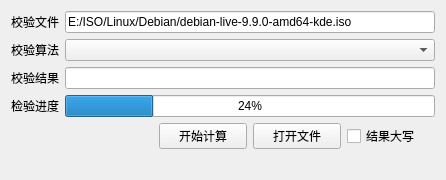
<?xml version="1.0" encoding="UTF-8"?>
<ui version="4.0">
 <class>QtCryptographicHashController</class>
 <widget class="QWidget" name="QtCryptographicHashController">
  <property name="geometry">
   <rect>
    <x>0</x>
    <y>0</y>
    <width>446</width>
    <height>165</height>
   </rect>
  </property>
  <property name="windowTitle">
   <string>Form</string>
  </property>
  <layout class="QGridLayout" name="gridLayout">
   <item row="4" column="0" colspan="2">
    <widget class="QLabel" name="remainTimeLabel">
     <property name="text">
      <string/>
     </property>
    </widget>
   </item>
   <item row="5" column="0" colspan="5">
    <widget class="QLabel" name="messageLabel">
     <property name="text">
      <string/>
     </property>
     <property name="alignment">
      <set>Qt::AlignCenter</set>
     </property>
    </widget>
   </item>
   <item row="4" column="4">
    <widget class="QCheckBox" name="upperCheckBox">
     <property name="text">
      <string>结果大写</string>
     </property>
    </widget>
   </item>
   <item row="3" column="1" colspan="4">
    <widget class="QProgressBar" name="calculatorProgressBar">
     <property name="layoutDirection">
      <enum>Qt::LeftToRight</enum>
     </property>
     <property name="autoFillBackground">
      <bool>false</bool>
     </property>
     <property name="value">
      <number>24</number>
     </property>
     <property name="textDirection">
      <enum>QProgressBar::TopToBottom</enum>
     </property>
    </widget>
   </item>
   <item row="2" column="1" colspan="4">
    <widget class="QLineEdit" name="resultLineEdit"/>
   </item>
   <item row="0" column="1" colspan="4">
    <widget class="QLineEdit" name="filePathlineEdit">
     <property name="text">
      <string>E:/ISO/Linux/Debian/debian-live-9.9.0-amd64-kde.iso</string>
     </property>
    </widget>
   </item>
   <item row="0" column="0">
    <widget class="QLabel" name="label">
     <property name="sizePolicy">
      <sizepolicy hsizetype="Fixed" vsizetype="Preferred">
       <horstretch>0</horstretch>
       <verstretch>0</verstretch>
      </sizepolicy>
     </property>
     <property name="text">
      <string>校验文件</string>
     </property>
    </widget>
   </item>
   <item row="3" column="0">
    <widget class="QLabel" name="label_4">
     <property name="sizePolicy">
      <sizepolicy hsizetype="Preferred" vsizetype="Preferred">
       <horstretch>0</horstretch>
       <verstretch>0</verstretch>
      </sizepolicy>
     </property>
     <property name="text">
      <string>检验进度</string>
     </property>
    </widget>
   </item>
   <item row="1" column="0">
    <widget class="QLabel" name="label_2">
     <property name="sizePolicy">
      <sizepolicy hsizetype="Preferred" vsizetype="Preferred">
       <horstretch>0</horstretch>
       <verstretch>0</verstretch>
      </sizepolicy>
     </property>
     <property name="text">
      <string>校验算法</string>
     </property>
    </widget>
   </item>
   <item row="2" column="0">
    <widget class="QLabel" name="label_3">
     <property name="sizePolicy">
      <sizepolicy hsizetype="Preferred" vsizetype="Preferred">
       <horstretch>0</horstretch>
       <verstretch>0</verstretch>
      </sizepolicy>
     </property>
     <property name="text">
      <string>校验结果</string>
     </property>
    </widget>
   </item>
   <item row="1" column="1" colspan="4">
    <widget class="QComboBox" name="algorithmComboBox"/>
   </item>
   <item row="4" column="2">
    <widget class="QPushButton" name="startStopPushButton">
     <property name="text">
      <string>开始计算</string>
     </property>
    </widget>
   </item>
   <item row="4" column="3">
    <widget class="QPushButton" name="openPushButton">
     <property name="text">
      <string>打开文件</string>
     </property>
    </widget>
   </item>
  </layout>
 </widget>
 <resources/>
 <connections/>
</ui>
